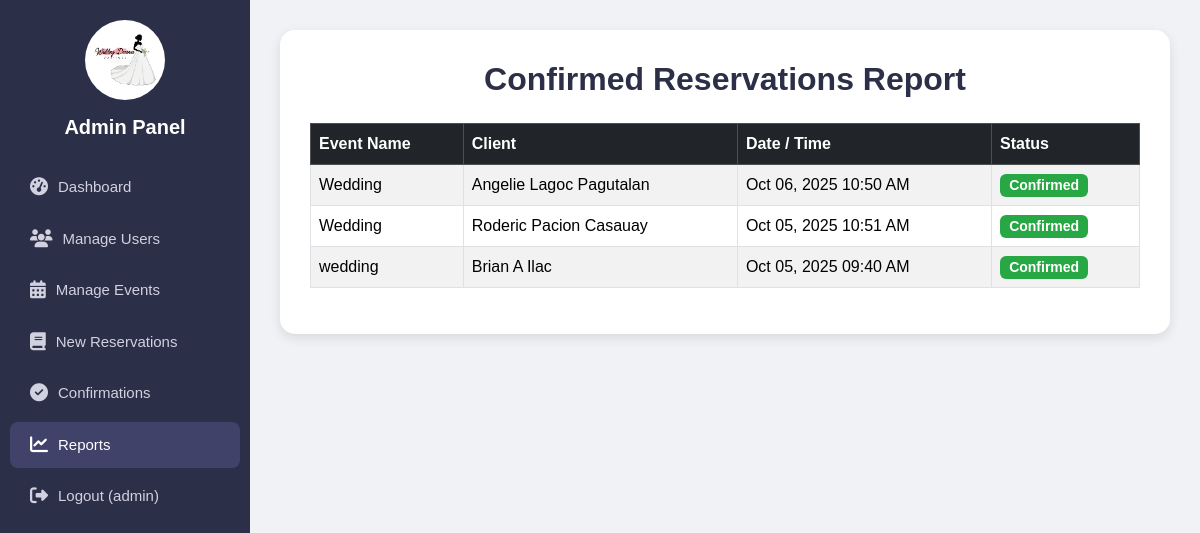
Before: /reports.php (signed in) with the older database file.
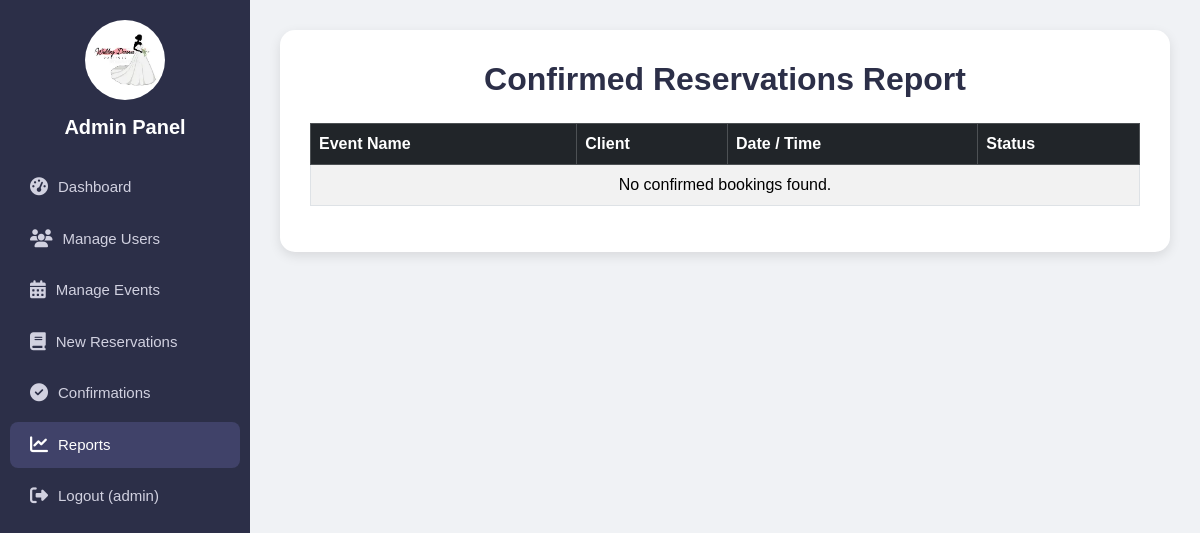
After: the same page with the newer database file.
### tables this page shows
CREATE TABLE `bookings` (
  `id` int(11) NOT NULL AUTO_INCREMENT,
  `firstname` varchar(100) NOT NULL,
  `middlename` varchar(100) DEFAULT NULL,
  `lastname` varchar(100) NOT NULL,
  `email` varchar(100) NOT NULL,
  `phone_number` varchar(11) NOT NULL,
  `service_type` varchar(100) NOT NULL,
  `event_name` varchar(255) NOT NULL,
  `event_datetime` datetime NOT NULL,
  `location` text NOT NULL,
  `status` varchar(50) NOT NULL DEFAULT 'Pending',
  `created_at` timestamp NOT NULL DEFAULT current_timestamp(),
  PRIMARY KEY (`id`),
  KEY `idx_event_datetime` (`event_datetime`),
  KEY `idx_email` (`email`),
  KEY `idx_status` (`status`)
);

### reports.php (the view, shortened to what this page needs)
<?php
$mysqli = new mysqli("localhost", "root", "", "bridal_event_system");
$result = $mysqli->query("SELECT event_name, firstname, middlename, lastname, event_datetime
                          FROM bookings
                          WHERE status = 'Approved'
                          ORDER BY event_datetime DESC");
?>
<!DOCTYPE html>
<html lang="en">
<head>
  <link href="https://cdn.jsdelivr.net/npm/bootstrap@5.3.3/dist/css/bootstrap.min.css" rel="stylesheet">
  <link href="https://cdnjs.cloudflare.com/ajax/libs/font-awesome/6.5.2/css/all.min.css" rel="stylesheet">
</head>
<body>
<div class="sidebar" id="sidebar">
  <img src="images/logo.webp" alt="Logo">
  <h2>Admin Panel</h2>
  <a href="dashboard_admin.php"><i class="fas fa-tachometer-alt"></i> Dashboard</a>
  <a href="manage_user.php"><i class="fas fa-users"></i> Manage Users</a>
  <a href="manage_events.php"><i class="fas fa-calendar-alt"></i> Manage Events</a>
  <a href="reservations.php"><i class="fas fa-book"></i> New Reservations</a>
  <a href="confirmations.php"><i class="fas fa-check-circle"></i> Confirmations</a>
  <a href="reports.php" class="active"><i class="fas fa-chart-line"></i> Reports</a>
  <a href="logout.php" onclick="return confirm('Are you sure you want to logout?')">
    <i class="fas fa-sign-out-alt"></i> Logout (<?= htmlspecialchars($_SESSION['username']) ?>)
  </a>
</div>
<div class="content">
  <div class="report-container">
    <h2>Confirmed Reservations Report</h2>
    <table class="table table-bordered table-striped">
      <thead class="table-dark">
        <tr>
          <th>Event Name</th>
          <th>Client</th>
          <th>Date / Time</th>
          <th>Status</th>
        </tr>
      </thead>
      <tbody>
        <?php if ($result->num_rows > 0): ?>
          <?php while ($row = $result->fetch_assoc()): ?>
            <tr>
              <td><?= htmlspecialchars($row['event_name']) ?></td>
              <td>
                <?= htmlspecialchars($row['firstname'] . ' ' . $row['middlename'] . ' ' . $row['lastname']) ?>
              </td>
              <td><?= date("M d, Y h:i A", strtotime($row['event_datetime'])) ?></td>
              <td><span class="badge badge-confirmed">Confirmed</span></td>
            </tr>
          <?php endwhile; ?>
        <?php else: ?>
          <tr>
            <td colspan="4" class="text-center">No confirmed bookings found.</td>
          </tr>
        <?php endif; ?>
      </tbody>
    </table>
  </div>
</div>
</body>
</html>

Changed rows visible on the page:
removed bookings: event_name "Wedding", firstname+middlename+lastname "Angelie Lagoc Pagutalan", event_datetime "Oct 06, 2025 10:50 AM"
removed bookings: event_name "Wedding", firstname+middlename+lastname "Roderic Pacion Casauay", event_datetime "Oct 05, 2025 10:51 AM"
removed bookings: event_name "wedding", firstname+middlename+lastname "Brian A Ilac", event_datetime "Oct 05, 2025 09:40 AM"
Other visible differences:
text now shown: "No confirmed bookings found."
